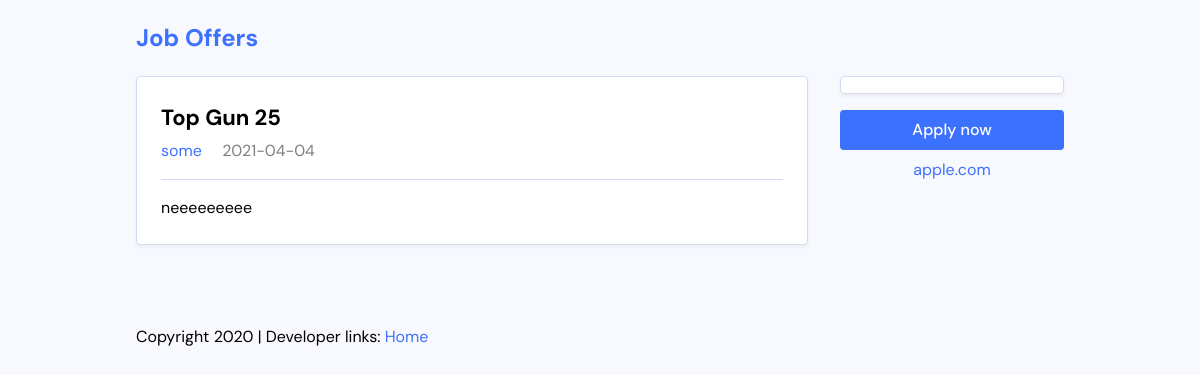
The page /single.php?id=9 on the database its author committed.
### tables this page shows
CREATE TABLE `offers` (
  `id` int(11) NOT NULL,
  `title` varchar(255) NOT NULL,
  `description` varchar(8192) NOT NULL,
  `company` varchar(255) NOT NULL,
  `salary` float NOT NULL,
  `createDate` date NOT NULL DEFAULT current_timestamp()
);

### single.php (the view, shortened to what this page needs)
<!DOCTYPE html>
<html lang="en">
<head>
    <link rel="stylesheet" href="./css/master.css">
</head>
<body>
    <div class="site-wrapper">
        <header class="site-header">
            <h2 class="site-title"><a href="#">Job Offers</a></h2>
        </header>
            <?php
                $id = $_GET["id"];
                include("connection.php");
                $query = "select * from offers where id=$id";
                $result = mysqli_query($con,$query);
                if($result && mysqli_num_rows($result) > 0)
                {
                    $row = $result->fetch_assoc();
                    echo '<div class="job-single">
                            <main class="job-main">
                                <div class="job-card">
                                    <div class="job-primary">
                                        <header class="job-header">
                                            <h2 class="job-title"><a href="#">' . $row["title"] . '</a></h2>
                                            <div class="job-meta">
                                                <a class="meta-company" href="#">' . $row["company"] . '</a>
                                                <span class="meta-date">' . $row["createDate"] . '</span>
                                            </div>
                                        </header>
                                        <div class="job-body">
                                        <p>' . $row["description"] . '</p>
                                        </div>
                                    </div>
                                </div>
                            </main>
                            <aside class="job-secondary">
                                <div class="job-logo">
                                    <div class="job-logo-box">
                                        <img src="https://i.imgur.com/ZbILm3F.png" alt="">
                                    </div>
                                </div>
                                <a href="#" class="button button-wide">Apply now</a>
                                <a href="#">apple.com</a>
                            </aside>
                        </div>';
                    };
            ?>
        <footer class="site-footer">
            <p>Copyright 2020 | Developer links:
                <a href="/jobs/index.php">Home</a>
            </p>
        </footer>
</body>
</html>

### css/master.css (style rules this page uses)
html { line-height: 1.15; -webkit-text-size-adjust: 100%; }
body { margin: 0; }
main { display: block; }
a { background-color: transparent; }
html { -webkit-box-sizing: border-box; -moz-box-sizing: border-box; box-sizing: border-box; }
*, *:before, *:after { -webkit-box-sizing: inherit; -moz-box-sizing: inherit; box-sizing: inherit; }
:root { --color-base: #f8f9ff; --color-primary: #3c71fe; --color-separator: #d5dcef; --font-sans: "DM Sans", sans-serif; }
body { background: var(--color-base); font-family: var(--font-sans); line-height: 1.5; }
a { color: var(--color-primary); text-decoration: none; }
.site-wrapper { max-width: 58em; margin: 0 auto; }
.job-card { margin: 0; padding: 1.5em; list-style: none; background: white; border: 1px solid var(--color-separator); border-radius: 0.25em; box-shadow: 0px 2px 4px rgba(0, 0, 0, 0.06); display: flex; }
.job-card .job-primary { flex: 1 1 auto; }
.job-card .job-title { margin: 0; font-size: 1.375em; margin-bottom: 0.25em; }
.job-card .job-title a { color: black; }
.job-card .meta-date { opacity: 0.5; margin-left: 1em; }
.job-logo { flex: 0 0 12.5em; background: white; display: flex; align-items: stretch; justify-content: stretch; }
.job-logo-box { max-height: 7.875em; border: 1px solid var(--color-separator); border-radius: 0.25em; box-shadow: 0px 2px 4px rgba(0, 0, 0, 0.06); display: flex; align-items: center; justify-content: center; padding: 0.5em; width: 100%; }
.job-single { display: flex; }
.job-single .job-secondary { flex: 0 0 14em; margin-left: 2em; text-align: center; }
.job-single .job-secondary .button { margin-bottom: 0.5em; }
.job-single .job-main { flex: 1 1 auto; }
.job-single .job-body { margin-top: 1em; padding-top: 1em; border-top: 1px solid var(--color-separator); }
.job-single .job-body p:first-child { margin-top: 0; }
.job-single .job-body p:last-child { margin-bottom: 0; }
.job-single .job-logo { margin-bottom: 1em; }
.site-footer { margin-top: 5em; margin-bottom: 2em; }
.button { padding: 0.5em 0.75em; border-radius: 0.25em; background: var(--color-primary); color: white; font-weight: 500; text-align: center; display: inline-block; }
.button-wide { width: 100%; }

### rows shown on the page
offers: title "Top Gun 25", company "some", createDate "2021-04-04", description "neeeeeeeee"
